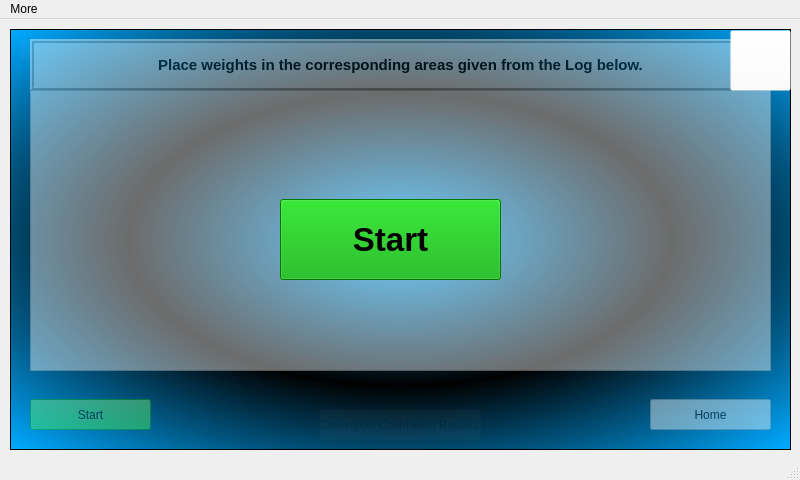
<?xml version="1.0" encoding="UTF-8"?>
<ui version="4.0">
 <class>MainWindow</class>
 <widget class="QMainWindow" name="MainWindow">
  <property name="windowModality">
   <enum>Qt::ApplicationModal</enum>
  </property>
  <property name="geometry">
   <rect>
    <x>0</x>
    <y>0</y>
    <width>800</width>
    <height>480</height>
   </rect>
  </property>
  <property name="minimumSize">
   <size>
    <width>800</width>
    <height>480</height>
   </size>
  </property>
  <property name="maximumSize">
   <size>
    <width>800</width>
    <height>480</height>
   </size>
  </property>
  <property name="windowTitle">
   <string>Balancing Test</string>
  </property>
  <widget class="QWidget" name="centralwidget">
   <widget class="QFrame" name="logFrame">
    <property name="geometry">
     <rect>
      <x>10</x>
      <y>10</y>
      <width>781</width>
      <height>421</height>
     </rect>
    </property>
    <property name="styleSheet">
     <string notr="true">background-color: qradialgradient(spread:repeat, cx:0.5, cy:0.5, radius:0.7, fx:0.5, fy:0.5, stop:0 rgba(0, 169, 255, 147), stop:0.497326 rgba(0, 0, 0, 147), stop:1 rgba(0, 169, 255, 147));</string>
    </property>
    <property name="frameShape">
     <enum>QFrame::StyledPanel</enum>
    </property>
    <property name="frameShadow">
     <enum>QFrame::Sunken</enum>
    </property>
    <property name="lineWidth">
     <number>2</number>
    </property>
    <widget class="QListView" name="weight_edit_log">
     <property name="geometry">
      <rect>
       <x>20</x>
       <y>61</y>
       <width>741</width>
       <height>281</height>
      </rect>
     </property>
     <property name="styleSheet">
      <string notr="true">background-color: rgb(255, 255, 255);</string>
     </property>
     <property name="frameShadow">
      <enum>QFrame::Sunken</enum>
     </property>
     <property name="lineWidth">
      <number>2</number>
     </property>
    </widget>
    <widget class="QPushButton" name="home_btn">
     <property name="geometry">
      <rect>
       <x>640</x>
       <y>370</y>
       <width>121</width>
       <height>31</height>
      </rect>
     </property>
     <property name="styleSheet">
      <string notr="true">background-color: rgb(255, 255, 255);</string>
     </property>
     <property name="text">
      <string>Home</string>
     </property>
    </widget>
    <widget class="QPushButton" name="recalibration_btn">
     <property name="geometry">
      <rect>
       <x>20</x>
       <y>370</y>
       <width>121</width>
       <height>31</height>
      </rect>
     </property>
     <property name="styleSheet">
      <string notr="true">background-color: rgb(0, 255, 0);</string>
     </property>
     <property name="text">
      <string>Start</string>
     </property>
    </widget>
    <widget class="QLabel" name="userlog_lbl">
     <property name="geometry">
      <rect>
       <x>20</x>
       <y>10</y>
       <width>741</width>
       <height>51</height>
      </rect>
     </property>
     <property name="font">
      <font>
       <pointsize>11</pointsize>
       <weight>75</weight>
       <bold>true</bold>
      </font>
     </property>
     <property name="styleSheet">
      <string notr="true">background-color: rgb(255, 255, 255);</string>
     </property>
     <property name="frameShape">
      <enum>QFrame::Box</enum>
     </property>
     <property name="frameShadow">
      <enum>QFrame::Raised</enum>
     </property>
     <property name="lineWidth">
      <number>2</number>
     </property>
     <property name="text">
      <string>Place weights in the corresponding areas given from the Log below.</string>
     </property>
     <property name="alignment">
      <set>Qt::AlignCenter</set>
     </property>
     <property name="wordWrap">
      <bool>true</bool>
     </property>
    </widget>
   </widget>
   <widget class="QFrame" name="mainFrame">
    <property name="geometry">
     <rect>
      <x>10</x>
      <y>10</y>
      <width>781</width>
      <height>421</height>
     </rect>
    </property>
    <property name="autoFillBackground">
     <bool>false</bool>
    </property>
    <property name="styleSheet">
     <string notr="true">background-color: qradialgradient(spread:repeat, cx:0.5, cy:0.5, radius:0.7, fx:0.5, fy:0.5, stop:0 rgba(0, 169, 255, 147), stop:0.497326 rgba(0, 0, 0, 147), stop:1 rgba(0, 169, 255, 147));</string>
    </property>
    <property name="frameShape">
     <enum>QFrame::StyledPanel</enum>
    </property>
    <property name="frameShadow">
     <enum>QFrame::Sunken</enum>
    </property>
    <property name="lineWidth">
     <number>2</number>
    </property>
    <widget class="QPushButton" name="start_calibration_btn">
     <property name="geometry">
      <rect>
       <x>270</x>
       <y>170</y>
       <width>221</width>
       <height>81</height>
      </rect>
     </property>
     <property name="font">
      <font>
       <pointsize>25</pointsize>
       <weight>75</weight>
       <bold>true</bold>
      </font>
     </property>
     <property name="styleSheet">
      <string notr="true">background-color: rgb(0, 170, 0);</string>
     </property>
     <property name="text">
      <string>Start</string>
     </property>
    </widget>
    <widget class="QPushButton" name="settings_btn">
     <property name="geometry">
      <rect>
       <x>720</x>
       <y>1</y>
       <width>61</width>
       <height>61</height>
      </rect>
     </property>
     <property name="styleSheet">
      <string notr="true">background-color: rgba(255, 255, 255, 0);
background-image: url(:/images/gear.png);</string>
     </property>
     <property name="text">
      <string/>
     </property>
     <property name="icon">
      <iconset resource="../graphics/images.qrc">
       <normaloff>:/images/gear.png</normaloff>:/images/gear.png</iconset>
     </property>
     <property name="iconSize">
      <size>
       <width>60</width>
       <height>60</height>
      </size>
     </property>
    </widget>
   </widget>
   <widget class="QFrame" name="loadingFrame">
    <property name="geometry">
     <rect>
      <x>10</x>
      <y>10</y>
      <width>781</width>
      <height>421</height>
     </rect>
    </property>
    <property name="styleSheet">
     <string notr="true">background-color: qradialgradient(spread:repeat, cx:0.5, cy:0.5, radius:0.7, fx:0.5, fy:0.5, stop:0 rgba(0, 169, 255, 147), stop:0.497326 rgba(0, 0, 0, 147), stop:1 rgba(0, 169, 255, 147));</string>
    </property>
    <property name="frameShape">
     <enum>QFrame::StyledPanel</enum>
    </property>
    <property name="frameShadow">
     <enum>QFrame::Sunken</enum>
    </property>
    <property name="lineWidth">
     <number>2</number>
    </property>
    <widget class="QProgressBar" name="calibration_progbar">
     <property name="geometry">
      <rect>
       <x>19</x>
       <y>200</y>
       <width>741</width>
       <height>40</height>
      </rect>
     </property>
     <property name="styleSheet">
      <string notr="true"/>
     </property>
     <property name="value">
      <number>24</number>
     </property>
     <property name="textVisible">
      <bool>false</bool>
     </property>
    </widget>
    <zorder>calibration_progbar</zorder>
    <zorder>settingFrame</zorder>
    <zorder>settingFrame</zorder>
   </widget>
   <widget class="QFrame" name="settingFrame">
    <property name="geometry">
     <rect>
      <x>10</x>
      <y>10</y>
      <width>781</width>
      <height>421</height>
     </rect>
    </property>
    <property name="styleSheet">
     <string notr="true">background-color: qradialgradient(spread:repeat, cx:0.5, cy:0.5, radius:0.7, fx:0.5, fy:0.5, stop:0 rgba(0, 169, 255, 147), stop:0.497326 rgba(0, 0, 0, 147), stop:1 rgba(0, 169, 255, 147));</string>
    </property>
    <property name="frameShape">
     <enum>QFrame::StyledPanel</enum>
    </property>
    <property name="frameShadow">
     <enum>QFrame::Plain</enum>
    </property>
    <property name="lineWidth">
     <number>2</number>
    </property>
    <widget class="QPushButton" name="admin_btn">
     <property name="geometry">
      <rect>
       <x>700</x>
       <y>10</y>
       <width>61</width>
       <height>21</height>
      </rect>
     </property>
     <property name="styleSheet">
      <string notr="true">background-color: rgb(255, 255, 255);</string>
     </property>
     <property name="text">
      <string>Admin</string>
     </property>
    </widget>
    <widget class="QPushButton" name="get_data_btn">
     <property name="geometry">
      <rect>
       <x>310</x>
       <y>380</y>
       <width>161</width>
       <height>31</height>
      </rect>
     </property>
     <property name="styleSheet">
      <string notr="true">background-color: rgb(255, 255, 255);</string>
     </property>
     <property name="text">
      <string>Download Calibration Results</string>
     </property>
    </widget>
    <widget class="QPushButton" name="back_btn">
     <property name="geometry">
      <rect>
       <x>10</x>
       <y>10</y>
       <width>61</width>
       <height>21</height>
      </rect>
     </property>
     <property name="styleSheet">
      <string notr="true">background-color: rgb(255, 255, 255);</string>
     </property>
     <property name="text">
      <string>Back</string>
     </property>
    </widget>
    <widget class="QPushButton" name="sensor1_btn">
     <property name="geometry">
      <rect>
       <x>30</x>
       <y>60</y>
       <width>139</width>
       <height>31</height>
      </rect>
     </property>
     <property name="styleSheet">
      <string notr="true">background-color: rgb(255, 255, 255);</string>
     </property>
     <property name="text">
      <string>Calibrate load cell 1</string>
     </property>
    </widget>
    <widget class="QPushButton" name="sensor2_btn">
     <property name="geometry">
      <rect>
       <x>30</x>
       <y>110</y>
       <width>139</width>
       <height>31</height>
      </rect>
     </property>
     <property name="styleSheet">
      <string notr="true">background-color: rgb(255, 255, 255);</string>
     </property>
     <property name="text">
      <string>Calibrate load cell 2</string>
     </property>
    </widget>
    <widget class="QCheckBox" name="salinity_cbox">
     <property name="geometry">
      <rect>
       <x>590</x>
       <y>77</y>
       <width>141</width>
       <height>17</height>
      </rect>
     </property>
     <property name="styleSheet">
      <string notr="true">background-color: rgb(255, 255, 255);</string>
     </property>
     <property name="text">
      <string>Ask for Salinity</string>
     </property>
    </widget>
    <widget class="QLabel" name="program_mode_lbl">
     <property name="geometry">
      <rect>
       <x>590</x>
       <y>57</y>
       <width>141</width>
       <height>21</height>
      </rect>
     </property>
     <property name="styleSheet">
      <string notr="true">background-color: rgb(255, 255, 255);</string>
     </property>
     <property name="frameShape">
      <enum>QFrame::WinPanel</enum>
     </property>
     <property name="text">
      <string>Program Mode</string>
     </property>
     <property name="alignment">
      <set>Qt::AlignCenter</set>
     </property>
    </widget>
    <widget class="QCheckBox" name="foam_cbox">
     <property name="enabled">
      <bool>false</bool>
     </property>
     <property name="geometry">
      <rect>
       <x>590</x>
       <y>94</y>
       <width>141</width>
       <height>16</height>
      </rect>
     </property>
     <property name="styleSheet">
      <string notr="true">background-color: rgb(255, 255, 255);</string>
     </property>
     <property name="text">
      <string>Foam Compatiablity</string>
     </property>
    </widget>
    <widget class="QCheckBox" name="save_cailbration">
     <property name="enabled">
      <bool>false</bool>
     </property>
     <property name="geometry">
      <rect>
       <x>590</x>
       <y>110</y>
       <width>141</width>
       <height>16</height>
      </rect>
     </property>
     <property name="styleSheet">
      <string notr="true">background-color: rgb(255, 255, 255);</string>
     </property>
     <property name="text">
      <string>Save Calibration</string>
     </property>
    </widget>
    <widget class="QLabel" name="label">
     <property name="geometry">
      <rect>
       <x>190</x>
       <y>30</y>
       <width>81</width>
       <height>21</height>
      </rect>
     </property>
     <property name="styleSheet">
      <string notr="true">background-color: rgb(255, 255, 255);</string>
     </property>
     <property name="frameShape">
      <enum>QFrame::WinPanel</enum>
     </property>
     <property name="text">
      <string>  Input Weight </string>
     </property>
    </widget>
    <widget class="QRadioButton" name="salinity_mode_1">
     <property name="geometry">
      <rect>
       <x>590</x>
       <y>180</y>
       <width>141</width>
       <height>17</height>
      </rect>
     </property>
     <property name="styleSheet">
      <string notr="true">background-color: rgb(255, 255, 255);</string>
     </property>
     <property name="text">
      <string>Deep Water: 34.9 PPM</string>
     </property>
     <property name="checked">
      <bool>true</bool>
     </property>
    </widget>
    <widget class="QRadioButton" name="salinity_mode_2">
     <property name="enabled">
      <bool>true</bool>
     </property>
     <property name="geometry">
      <rect>
       <x>590</x>
       <y>197</y>
       <width>141</width>
       <height>16</height>
      </rect>
     </property>
     <property name="styleSheet">
      <string notr="true">background-color: rgb(255, 255, 255);</string>
     </property>
     <property name="text">
      <string>Coastal Water: 31 PPM</string>
     </property>
    </widget>
    <widget class="QRadioButton" name="salinity_mode_3">
     <property name="enabled">
      <bool>true</bool>
     </property>
     <property name="geometry">
      <rect>
       <x>590</x>
       <y>213</y>
       <width>141</width>
       <height>16</height>
      </rect>
     </property>
     <property name="styleSheet">
      <string notr="true">background-color: rgb(255, 255, 255);</string>
     </property>
     <property name="text">
      <string>Fresh Water: 0 PPM</string>
     </property>
    </widget>
    <widget class="QLabel" name="program_mode_lbl_2">
     <property name="geometry">
      <rect>
       <x>590</x>
       <y>160</y>
       <width>141</width>
       <height>21</height>
      </rect>
     </property>
     <property name="styleSheet">
      <string notr="true">background-color: rgb(255, 255, 255);</string>
     </property>
     <property name="frameShape">
      <enum>QFrame::WinPanel</enum>
     </property>
     <property name="text">
      <string>Salinty Mode</string>
     </property>
     <property name="alignment">
      <set>Qt::AlignCenter</set>
     </property>
    </widget>
    <widget class="QRadioButton" name="salinity_mode_4">
     <property name="enabled">
      <bool>true</bool>
     </property>
     <property name="geometry">
      <rect>
       <x>590</x>
       <y>229</y>
       <width>141</width>
       <height>16</height>
      </rect>
     </property>
     <property name="styleSheet">
      <string notr="true">background-color: rgb(255, 255, 255);</string>
     </property>
     <property name="text">
      <string>Other</string>
     </property>
    </widget>
    <widget class="QLabel" name="label_2">
     <property name="geometry">
      <rect>
       <x>500</x>
       <y>250</y>
       <width>81</width>
       <height>41</height>
      </rect>
     </property>
     <property name="styleSheet">
      <string notr="true">background-color: rgb(255, 255, 255);</string>
     </property>
     <property name="frameShape">
      <enum>QFrame::WinPanel</enum>
     </property>
     <property name="text">
      <string>  Input Salinity</string>
     </property>
    </widget>
    <widget class="QPushButton" name="sensor1_set_btn">
     <property name="geometry">
      <rect>
       <x>30</x>
       <y>60</y>
       <width>139</width>
       <height>31</height>
      </rect>
     </property>
     <property name="styleSheet">
      <string notr="true">background-color: rgb(255, 255, 255);</string>
     </property>
     <property name="text">
      <string>Set Cell 1</string>
     </property>
    </widget>
    <widget class="QPushButton" name="sensor2_set_btn">
     <property name="geometry">
      <rect>
       <x>30</x>
       <y>110</y>
       <width>139</width>
       <height>31</height>
      </rect>
     </property>
     <property name="styleSheet">
      <string notr="true">background-color: rgb(255, 255, 255);</string>
     </property>
     <property name="text">
      <string>Set Cell 2</string>
     </property>
    </widget>
    <widget class="QSpinBox" name="lb1_input_sbox">
     <property name="geometry">
      <rect>
       <x>190</x>
       <y>60</y>
       <width>81</width>
       <height>31</height>
      </rect>
     </property>
     <property name="styleSheet">
      <string notr="true">background-color: rgb(255, 255, 255);</string>
     </property>
    </widget>
    <widget class="QSpinBox" name="lb2_input_sbox">
     <property name="geometry">
      <rect>
       <x>190</x>
       <y>110</y>
       <width>81</width>
       <height>31</height>
      </rect>
     </property>
     <property name="styleSheet">
      <string notr="true">background-color: rgb(255, 255, 255);</string>
     </property>
    </widget>
    <widget class="QDoubleSpinBox" name="salinity_input_dsbox">
     <property name="geometry">
      <rect>
       <x>590</x>
       <y>250</y>
       <width>141</width>
       <height>41</height>
      </rect>
     </property>
     <property name="styleSheet">
      <string notr="true">background-color: rgb(255, 255, 255);</string>
     </property>
    </widget>
    <widget class="QPushButton" name="screen_calibrate">
     <property name="geometry">
      <rect>
       <x>50</x>
       <y>230</y>
       <width>211</width>
       <height>41</height>
      </rect>
     </property>
     <property name="styleSheet">
      <string notr="true">background-color: rgb(255, 255, 255);</string>
     </property>
     <property name="text">
      <string>Run Calibrate Screen</string>
     </property>
    </widget>
    <zorder>admin_btn</zorder>
    <zorder>get_data_btn</zorder>
    <zorder>back_btn</zorder>
    <zorder>salinity_cbox</zorder>
    <zorder>program_mode_lbl</zorder>
    <zorder>foam_cbox</zorder>
    <zorder>save_cailbration</zorder>
    <zorder>label</zorder>
    <zorder>salinity_mode_1</zorder>
    <zorder>salinity_mode_2</zorder>
    <zorder>salinity_mode_3</zorder>
    <zorder>program_mode_lbl_2</zorder>
    <zorder>salinity_mode_4</zorder>
    <zorder>label_2</zorder>
    <zorder>sensor1_set_btn</zorder>
    <zorder>sensor2_set_btn</zorder>
    <zorder>sensor2_btn</zorder>
    <zorder>sensor1_btn</zorder>
    <zorder>lb1_input_sbox</zorder>
    <zorder>lb2_input_sbox</zorder>
    <zorder>salinity_input_dsbox</zorder>
    <zorder>screen_calibrate</zorder>
   </widget>
   <widget class="QFrame" name="salinity_ask_frame">
    <property name="geometry">
     <rect>
      <x>10</x>
      <y>10</y>
      <width>781</width>
      <height>421</height>
     </rect>
    </property>
    <property name="styleSheet">
     <string notr="true">background-color: qradialgradient(spread:repeat, cx:0.5, cy:0.5, radius:0.7, fx:0.5, fy:0.5, stop:0 rgba(0, 169, 255, 147), stop:0.497326 rgba(0, 0, 0, 147), stop:1 rgba(0, 169, 255, 147));</string>
    </property>
    <property name="frameShape">
     <enum>QFrame::StyledPanel</enum>
    </property>
    <property name="frameShadow">
     <enum>QFrame::Plain</enum>
    </property>
    <property name="lineWidth">
     <number>2</number>
    </property>
    <widget class="QDoubleSpinBox" name="salinity_input_dsbox_2">
     <property name="geometry">
      <rect>
       <x>360</x>
       <y>200</y>
       <width>141</width>
       <height>41</height>
      </rect>
     </property>
     <property name="styleSheet">
      <string notr="true">background-color: rgb(255, 255, 255);</string>
     </property>
    </widget>
    <widget class="QRadioButton" name="salinity_mode_5">
     <property name="enabled">
      <bool>true</bool>
     </property>
     <property name="geometry">
      <rect>
       <x>360</x>
       <y>147</y>
       <width>141</width>
       <height>16</height>
      </rect>
     </property>
     <property name="styleSheet">
      <string notr="true">background-color: rgb(255, 255, 255);</string>
     </property>
     <property name="text">
      <string>Coastal Water: 31 PPM</string>
     </property>
    </widget>
    <widget class="QRadioButton" name="salinity_mode_6">
     <property name="enabled">
      <bool>true</bool>
     </property>
     <property name="geometry">
      <rect>
       <x>360</x>
       <y>163</y>
       <width>141</width>
       <height>16</height>
      </rect>
     </property>
     <property name="styleSheet">
      <string notr="true">background-color: rgb(255, 255, 255);</string>
     </property>
     <property name="text">
      <string>Fresh Water: 0 PPM</string>
     </property>
    </widget>
    <widget class="QRadioButton" name="salinity_mode_7">
     <property name="enabled">
      <bool>true</bool>
     </property>
     <property name="geometry">
      <rect>
       <x>360</x>
       <y>179</y>
       <width>141</width>
       <height>16</height>
      </rect>
     </property>
     <property name="styleSheet">
      <string notr="true">background-color: rgb(255, 255, 255);</string>
     </property>
     <property name="text">
      <string>Other</string>
     </property>
    </widget>
    <widget class="QRadioButton" name="salinity_mode_8">
     <property name="geometry">
      <rect>
       <x>360</x>
       <y>130</y>
       <width>141</width>
       <height>17</height>
      </rect>
     </property>
     <property name="styleSheet">
      <string notr="true">background-color: rgb(255, 255, 255);</string>
     </property>
     <property name="text">
      <string>Deep Water: 34.9 PPM</string>
     </property>
     <property name="checked">
      <bool>true</bool>
     </property>
     <property name="autoExclusive">
      <bool>true</bool>
     </property>
    </widget>
    <widget class="QLabel" name="program_mode_lbl_3">
     <property name="geometry">
      <rect>
       <x>360</x>
       <y>110</y>
       <width>141</width>
       <height>21</height>
      </rect>
     </property>
     <property name="styleSheet">
      <string notr="true">background-color: rgb(255, 255, 255);</string>
     </property>
     <property name="frameShape">
      <enum>QFrame::WinPanel</enum>
     </property>
     <property name="text">
      <string>Salinty Mode</string>
     </property>
     <property name="alignment">
      <set>Qt::AlignCenter</set>
     </property>
    </widget>
    <widget class="QLabel" name="label_3">
     <property name="geometry">
      <rect>
       <x>270</x>
       <y>200</y>
       <width>81</width>
       <height>41</height>
      </rect>
     </property>
     <property name="styleSheet">
      <string notr="true">background-color: rgb(255, 255, 255);</string>
     </property>
     <property name="frameShape">
      <enum>QFrame::WinPanel</enum>
     </property>
     <property name="text">
      <string>  Input Salinity</string>
     </property>
    </widget>
    <widget class="QPushButton" name="submit_salinity">
     <property name="geometry">
      <rect>
       <x>290</x>
       <y>300</y>
       <width>211</width>
       <height>41</height>
      </rect>
     </property>
     <property name="styleSheet">
      <string notr="true">background-color: rgb(255, 255, 255);</string>
     </property>
     <property name="text">
      <string>Submit</string>
     </property>
    </widget>
   </widget>
   <widget class="QFrame" name="calibration_ask_frame">
    <property name="geometry">
     <rect>
      <x>10</x>
      <y>10</y>
      <width>781</width>
      <height>421</height>
     </rect>
    </property>
    <property name="styleSheet">
     <string notr="true">background-color: qradialgradient(spread:repeat, cx:0.5, cy:0.5, radius:0.7, fx:0.5, fy:0.5, stop:0 rgba(0, 169, 255, 147), stop:0.497326 rgba(0, 0, 0, 147), stop:1 rgba(0, 169, 255, 147));</string>
    </property>
    <property name="frameShape">
     <enum>QFrame::StyledPanel</enum>
    </property>
    <property name="frameShadow">
     <enum>QFrame::Plain</enum>
    </property>
    <property name="lineWidth">
     <number>2</number>
    </property>
    <widget class="QSpinBox" name="lb1_input_sbox_2">
     <property name="geometry">
      <rect>
       <x>420</x>
       <y>170</y>
       <width>81</width>
       <height>31</height>
      </rect>
     </property>
     <property name="styleSheet">
      <string notr="true">background-color: rgb(255, 255, 255);</string>
     </property>
    </widget>
    <widget class="QPushButton" name="sensor1_set_btn_2">
     <property name="geometry">
      <rect>
       <x>260</x>
       <y>170</y>
       <width>139</width>
       <height>31</height>
      </rect>
     </property>
     <property name="styleSheet">
      <string notr="true">background-color: rgb(255, 255, 255);</string>
     </property>
     <property name="text">
      <string>Set Cell 1</string>
     </property>
    </widget>
    <widget class="QPushButton" name="sensor2_btn_2">
     <property name="geometry">
      <rect>
       <x>120</x>
       <y>220</y>
       <width>139</width>
       <height>31</height>
      </rect>
     </property>
     <property name="styleSheet">
      <string notr="true">background-color: rgb(255, 255, 255);</string>
     </property>
     <property name="text">
      <string>Calibrate load cell 2</string>
     </property>
    </widget>
    <widget class="QPushButton" name="sensor1_btn_2">
     <property name="geometry">
      <rect>
       <x>120</x>
       <y>170</y>
       <width>139</width>
       <height>31</height>
      </rect>
     </property>
     <property name="styleSheet">
      <string notr="true">background-color: rgb(255, 255, 255);</string>
     </property>
     <property name="text">
      <string>Calibrate load cell 1</string>
     </property>
    </widget>
    <widget class="QPushButton" name="sensor2_set_btn_2">
     <property name="geometry">
      <rect>
       <x>260</x>
       <y>220</y>
       <width>139</width>
       <height>31</height>
      </rect>
     </property>
     <property name="styleSheet">
      <string notr="true">background-color: rgb(255, 255, 255);</string>
     </property>
     <property name="text">
      <string>Set Cell 2</string>
     </property>
    </widget>
    <widget class="QSpinBox" name="lb2_input_sbox_2">
     <property name="geometry">
      <rect>
       <x>420</x>
       <y>220</y>
       <width>81</width>
       <height>31</height>
      </rect>
     </property>
     <property name="styleSheet">
      <string notr="true">background-color: rgb(255, 255, 255);</string>
     </property>
    </widget>
    <widget class="QLabel" name="label_4">
     <property name="geometry">
      <rect>
       <x>420</x>
       <y>140</y>
       <width>81</width>
       <height>21</height>
      </rect>
     </property>
     <property name="styleSheet">
      <string notr="true">background-color: rgb(255, 255, 255);</string>
     </property>
     <property name="frameShape">
      <enum>QFrame::WinPanel</enum>
     </property>
     <property name="text">
      <string>  Input Weight </string>
     </property>
    </widget>
    <widget class="QPushButton" name="submit_calibration">
     <property name="geometry">
      <rect>
       <x>290</x>
       <y>300</y>
       <width>211</width>
       <height>41</height>
      </rect>
     </property>
     <property name="styleSheet">
      <string notr="true">background-color: rgb(255, 255, 255);</string>
     </property>
     <property name="text">
      <string>Submit</string>
     </property>
    </widget>
    <zorder>sensor2_set_btn_2</zorder>
    <zorder>lb1_input_sbox_2</zorder>
    <zorder>sensor1_set_btn_2</zorder>
    <zorder>sensor2_btn_2</zorder>
    <zorder>sensor1_btn_2</zorder>
    <zorder>lb2_input_sbox_2</zorder>
    <zorder>label_4</zorder>
    <zorder>submit_calibration</zorder>
   </widget>
   <zorder>loadingFrame</zorder>
   <zorder>settingFrame</zorder>
   <zorder>salinity_ask_frame</zorder>
   <zorder>calibration_ask_frame</zorder>
   <zorder>logFrame</zorder>
   <zorder>mainFrame</zorder>
  </widget>
  <widget class="QMenuBar" name="menubar">
   <property name="geometry">
    <rect>
     <x>0</x>
     <y>0</y>
     <width>800</width>
     <height>21</height>
    </rect>
   </property>
   <widget class="QMenu" name="menuAbout">
    <property name="title">
     <string>More</string>
    </property>
    <addaction name="actionAbout"/>
    <addaction name="actionProcedure"/>
   </widget>
   <addaction name="menuAbout"/>
  </widget>
  <widget class="QStatusBar" name="statusbar"/>
  <action name="actionAbout">
   <property name="text">
    <string>About</string>
   </property>
  </action>
  <action name="actionProcedure">
   <property name="text">
    <string>Procedure</string>
   </property>
  </action>
 </widget>
 <resources>
  <include location="../graphics/images.qrc"/>
 </resources>
 <connections>
  <connection>
   <sender>back_btn</sender>
   <signal>clicked()</signal>
   <receiver>settingFrame</receiver>
   <slot>hide()</slot>
   <hints>
    <hint type="sourcelabel">
     <x>47</x>
     <y>47</y>
    </hint>
    <hint type="destinationlabel">
     <x>402</x>
     <y>83</y>
    </hint>
   </hints>
  </connection>
  <connection>
   <sender>recalibration_btn</sender>
   <signal>clicked()</signal>
   <receiver>loadingFrame</receiver>
   <slot>show()</slot>
   <hints>
    <hint type="sourcelabel">
     <x>120</x>
     <y>311</y>
    </hint>
    <hint type="destinationlabel">
     <x>409</x>
     <y>330</y>
    </hint>
   </hints>
  </connection>
  <connection>
   <sender>home_btn</sender>
   <signal>clicked()</signal>
   <receiver>logFrame</receiver>
   <slot>hide()</slot>
   <hints>
    <hint type="sourcelabel">
     <x>390</x>
     <y>311</y>
    </hint>
    <hint type="destinationlabel">
     <x>409</x>
     <y>312</y>
    </hint>
   </hints>
  </connection>
  <connection>
   <sender>recalibration_btn</sender>
   <signal>clicked()</signal>
   <receiver>logFrame</receiver>
   <slot>hide()</slot>
   <hints>
    <hint type="sourcelabel">
     <x>120</x>
     <y>311</y>
    </hint>
    <hint type="destinationlabel">
     <x>409</x>
     <y>286</y>
    </hint>
   </hints>
  </connection>
  <connection>
   <sender>back_btn</sender>
   <signal>clicked()</signal>
   <receiver>mainFrame</receiver>
   <slot>show()</slot>
   <hints>
    <hint type="sourcelabel">
     <x>33</x>
     <y>53</y>
    </hint>
    <hint type="destinationlabel">
     <x>409</x>
     <y>330</y>
    </hint>
   </hints>
  </connection>
  <connection>
   <sender>home_btn</sender>
   <signal>clicked()</signal>
   <receiver>mainFrame</receiver>
   <slot>show()</slot>
   <hints>
    <hint type="sourcelabel">
     <x>390</x>
     <y>311</y>
    </hint>
    <hint type="destinationlabel">
     <x>409</x>
     <y>330</y>
    </hint>
   </hints>
  </connection>
  <connection>
   <sender>start_calibration_btn</sender>
   <signal>clicked()</signal>
   <receiver>mainFrame</receiver>
   <slot>hide()</slot>
   <hints>
    <hint type="sourcelabel">
     <x>320</x>
     <y>211</y>
    </hint>
    <hint type="destinationlabel">
     <x>409</x>
     <y>330</y>
    </hint>
   </hints>
  </connection>
  <connection>
   <sender>start_calibration_btn</sender>
   <signal>clicked()</signal>
   <receiver>loadingFrame</receiver>
   <slot>show()</slot>
   <hints>
    <hint type="sourcelabel">
     <x>320</x>
     <y>211</y>
    </hint>
    <hint type="destinationlabel">
     <x>409</x>
     <y>330</y>
    </hint>
   </hints>
  </connection>
  <connection>
   <sender>settings_btn</sender>
   <signal>clicked()</signal>
   <receiver>settingFrame</receiver>
   <slot>show()</slot>
   <hints>
    <hint type="sourcelabel">
     <x>408</x>
     <y>92</y>
    </hint>
    <hint type="destinationlabel">
     <x>407</x>
     <y>304</y>
    </hint>
   </hints>
  </connection>
  <connection>
   <sender>settings_btn</sender>
   <signal>clicked()</signal>
   <receiver>mainFrame</receiver>
   <slot>hide()</slot>
   <hints>
    <hint type="sourcelabel">
     <x>408</x>
     <y>92</y>
    </hint>
    <hint type="destinationlabel">
     <x>409</x>
     <y>330</y>
    </hint>
   </hints>
  </connection>
 </connections>
</ui>
